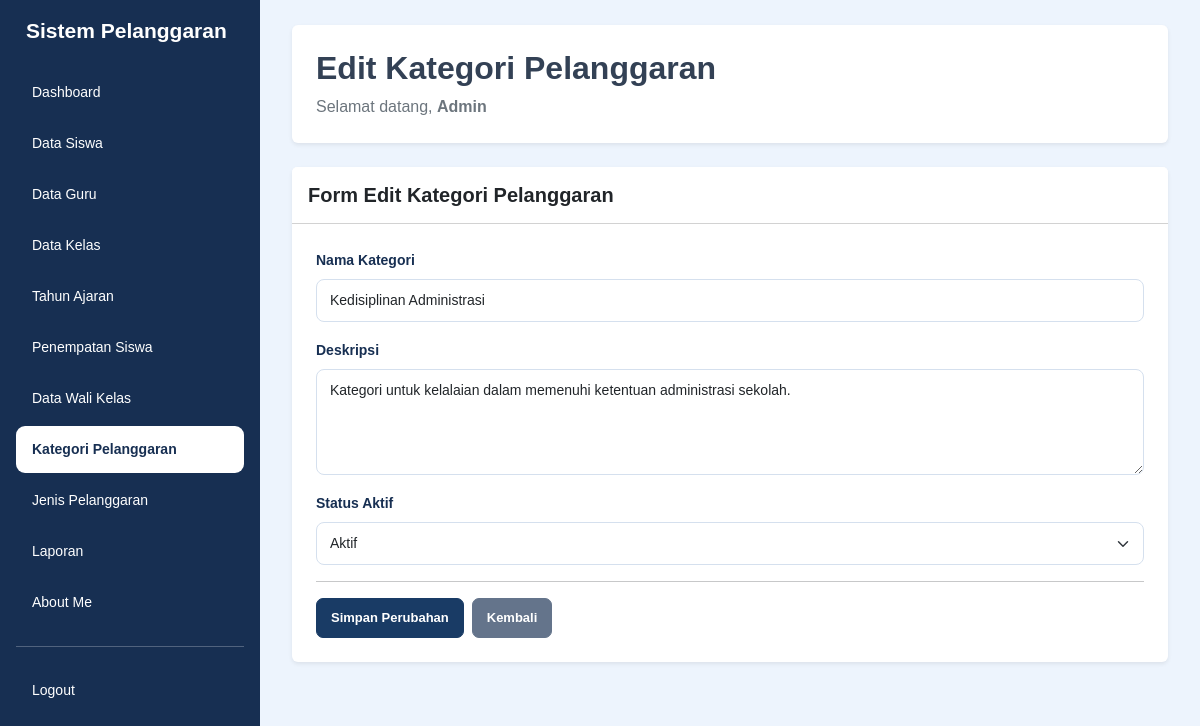
/edit_kategori_pelanggaran.php?id=47 (signed in), run on the app's committed database.
### tables this page shows
CREATE TABLE `t_pelanggaran_kategori` (
  `id` int(11) NOT NULL,
  `nama` varchar(100) NOT NULL,
  `deskripsi` text NOT NULL,
  `status_aktif` tinyint(1) NOT NULL,
  `created_at` timestamp NOT NULL DEFAULT current_timestamp(),
  `updated_at` timestamp NOT NULL DEFAULT current_timestamp()
);

### edit_kategori_pelanggaran.php (the view, shortened to what this page needs)
<?php
include 'config/koneksi.php';
$name = $_SESSION['name'] ?? 'Admin';
$halaman = basename($_SERVER['PHP_SELF']);
$id = $_GET['id'];
$data = mysqli_query($koneksi, "SELECT * FROM t_pelanggaran_kategori WHERE id='$id'");
$d = mysqli_fetch_assoc($data);
?>
<!DOCTYPE html>
<html lang="id">
<head>
    <link href="https://cdn.jsdelivr.net/npm/bootstrap@5.3.8/dist/css/bootstrap.min.css" rel="stylesheet">
    <link rel="stylesheet" href="style/style.css">
</head>
<body class="bg-light">
<div class="container-fluid">
<div class="row">
    <div class="sidebar col-md-3 col-lg-2 position-fixed top-0 start-0 vh-100 p-3 overflow-auto">
        <h4 class="text-white mb-4">Sistem Pelanggaran</h4>
        <ul class="nav nav-pills flex-column gap-1">
            <li class="nav-item"><a href="dashboard.php" class="nav-link text-white">Dashboard</a></li>
            <li class="nav-item"><a href="data_siswa.php" class="nav-link text-white">Data Siswa</a></li>
            <li class="nav-item"><a href="data_guru.php" class="nav-link text-white">Data Guru</a></li>
            <li class="nav-item"><a href="data_kelas.php" class="nav-link text-white">Data Kelas</a></li>
            <li class="nav-item"><a href="data_tahun_ajaran.php" class="nav-link text-white">Tahun Ajaran</a></li>
            <li class="nav-item"><a href="data_penempatan_siswa.php" class="nav-link text-white">Penempatan Siswa</a></li>
            <li class="nav-item"><a href="data_wali_kelas.php" class="nav-link text-white">Data Wali Kelas</a></li>
            <li class="nav-item"><a href="data_kategori_pelanggaran.php" class="nav-link <?= $halaman == 'edit_kategori_pelanggaran.php' ? 'active' : 'text-white'; ?>">Kategori Pelanggaran</a></li>
            <li class="nav-item"><a href="data_jenis_pelanggaran.php" class="nav-link text-white">Jenis Pelanggaran</a></li>
            <li class="nav-item"><a href="laporan.php" class="nav-link text-white">Laporan</a></li>
            <li class="nav-item"><a href="about_me.php" class="nav-link text-white">About Me</a></li>
            <hr class="border-white">
            <li class="nav-item"><a href="logout.php" class="nav-link text-white">Logout</a></li>
        </ul>
    </div>
    <main class="content-main">
        <div class="page-content">
            <div class="bg-white rounded shadow-sm p-4 mb-4">
                <h2 class="fw-bold">Edit Kategori Pelanggaran</h2>
                <p class="text-secondary mb-0">
                    Selamat datang,
                    <b><?= htmlspecialchars($name); ?></b>
                </p>
            </div>
            <div class="card shadow-sm border-0">
                <div class="card-header bg-white py-3">
                    <h5 class="mb-0 fw-bold">Form Edit Kategori Pelanggaran</h5>
                </div>
                <div class="card-body p-4">
                    <form action="proses_edit_kategori_pelanggaran.php" method="POST">
                        <div class="mb-3">
                            <label class="form-label">Nama Kategori</label>
                            <input type="text" name="nama" class="form-control"
                                   value="<?= htmlspecialchars($d['nama']); ?>" required>
                        </div>
                        <div class="mb-3">
                            <label class="form-label">Deskripsi</label>
                            <textarea name="deskripsi" class="form-control" rows="4" required><?= htmlspecialchars($d['deskripsi']); ?></textarea>
                        </div>
                        <div class="mb-3">
                            <label class="form-label">Status Aktif</label>
                            <select name="status_aktif" class="form-select" required>
                                <option value="1" <?= $d['status_aktif'] == 1 ? 'selected' : ''; ?>>Aktif</option>
                            </select>
                        </div>
                        <hr>
                        <div class="d-flex gap-2 mt-3">
                            <button type="submit" name="update" class="btn btn-primary">
                                Simpan Perubahan
                            </button>
                            <a href="data_kategori pelanggaran.php" class="btn btn-secondary">
                                Kembali
                            </a>
                        </div>
                    </form>
                </div>
            </div>
        </div>
    </main>
</div>
</div>
</body>
</html>

### style/style.css (style rules this page uses)
* { box-sizing: border-box; }
html { width: 100%; min-height: 100%; overflow-x: hidden; }
body { width: 100%; min-height: 100vh; margin: 0; padding: 0; font-family: Arial, Helvetica, sans-serif; background-color: #edf4fd; color: #334155; }
a { text-decoration: none; }
.sidebar { position: fixed !important; top: 0; left: 0; width: 260px !important; max-width: 260px !important; height: 100vh; padding: 24px 15px; background-color: #172f52 !important; z-index: 1001; overflow-y: auto; overflow-x: hidden; flex: none !important; }
.sidebar h4 { color: #ffffff; font-size: 21px; font-weight: 700; margin: 0 0 38px; padding: 0 10px; line-height: 1.4; }
.sidebar .nav { display: flex; flex-direction: column; gap: 7px; }
.sidebar .nav-item { width: 100%; }
.sidebar .nav-link { display: block; width: 100%; padding: 13px 16px; border-radius: 9px; color: #e2eaf6; font-size: 14px; font-weight: 500; transition: all 0.2s ease; }
.sidebar .nav-link.active { background-color: #ffffff !important; color: #172f52 !important; font-weight: 700; }
.content-main { display: block !important; position: relative; width: calc(100% - 260px) !important; max-width: none !important; min-height: 100vh; margin-left: 260px !important; margin-right: 0 !important; padding: 25px 32px 35px !important; background-color: #edf4fd; overflow-x: hidden; }
.btn { display: inline-flex; justify-content: center; align-items: center; border-radius: 7px; padding: 9px 14px; font-size: 13px; font-weight: 600; white-space: nowrap; transition: all 0.2s ease; }
.btn-primary { background-color: #193b65; border-color: #193b65; color: #ffffff; }
.btn-secondary { background-color: #64748b; border-color: #64748b; color: #ffffff; }
.form-label { color: #172f52; font-size: 14px; font-weight: 600; }
.form-control, .form-select { padding: 10px 13px; border: 1px solid #d5e0ee; border-radius: 8px; font-size: 14px; }
@media (min-width: 768px) { .content-main { padding-top: 25px !important; } }

### data on the page
t_pelanggaran_kategori: nama "Kedisiplinan Administrasi", deskripsi "Kategori untuk kelalaian dalam memenuhi ketentuan administrasi sekolah.", status_aktif "Aktif"

### other printed values
$name "Admin"
